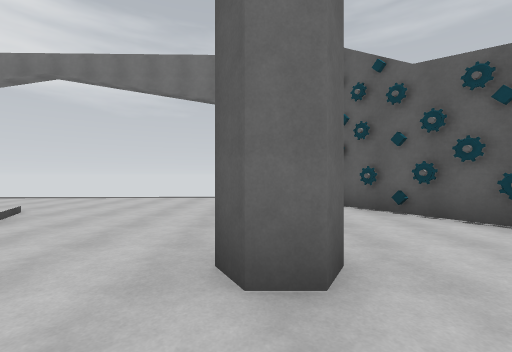
View 1 (above)

22 first-person views from a walk through a 3-D level made in the Unity game engine. The camera is 1.4 m above the floor, looks level and sees 90° across. The floor is counted in squares, 2 m on a side. Each view is taken from the middle of a square. On the plan, view 1 faces up. The plan holds only what a view shows up to about 9 squares ahead; the rest is blank. The place goes on beyond the plan.

View 2
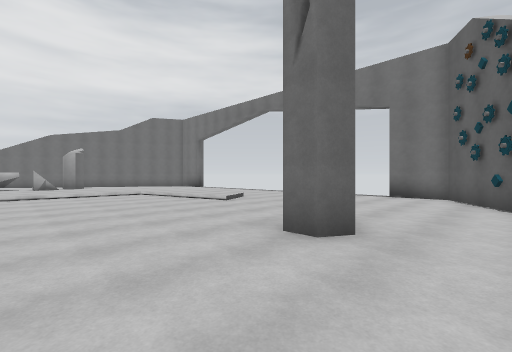

View 3
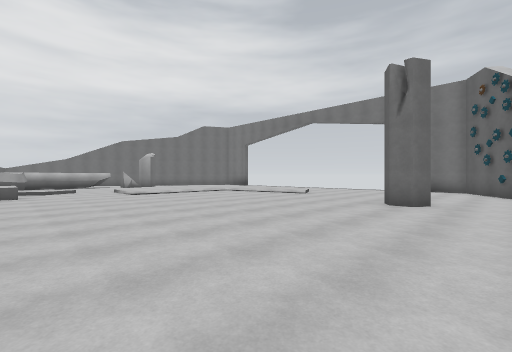

View 4
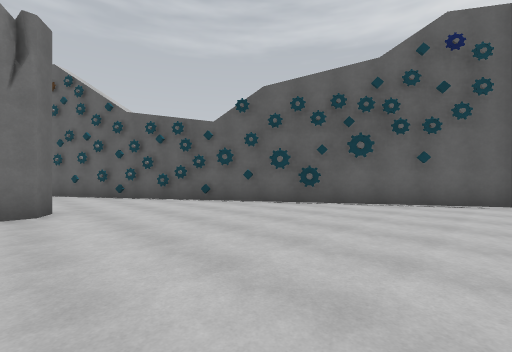

View 5
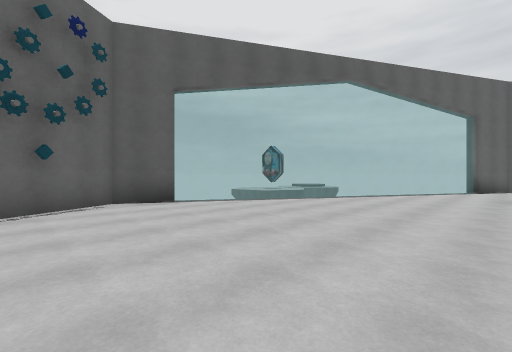

View 6
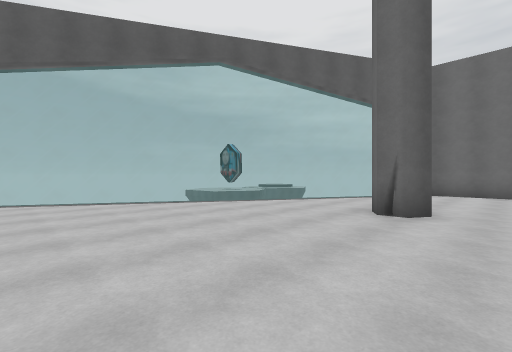

View 7
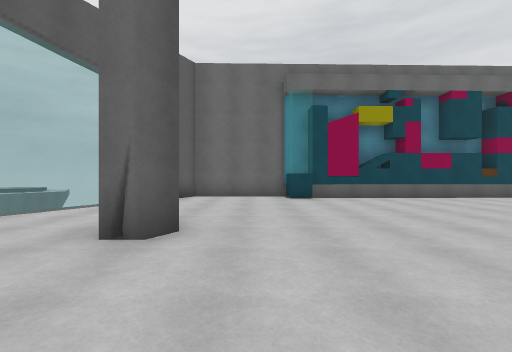

View 8
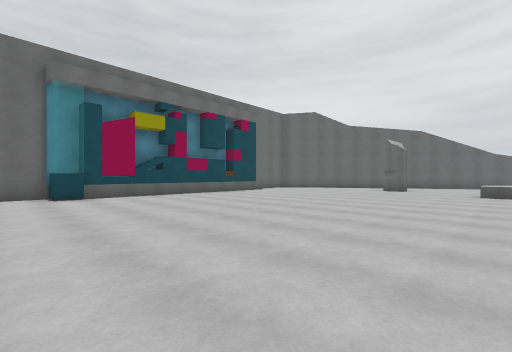

View 9
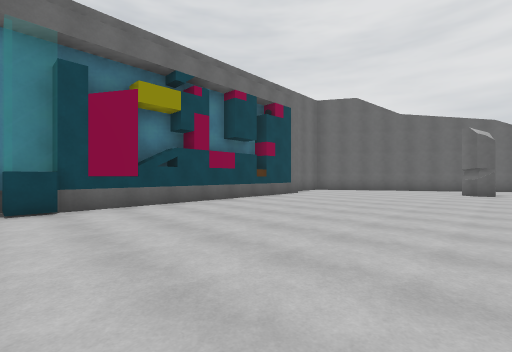

View 10
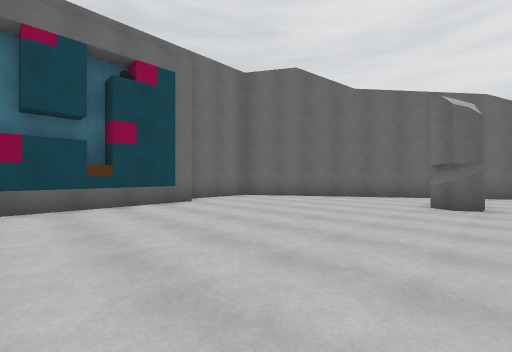

View 11
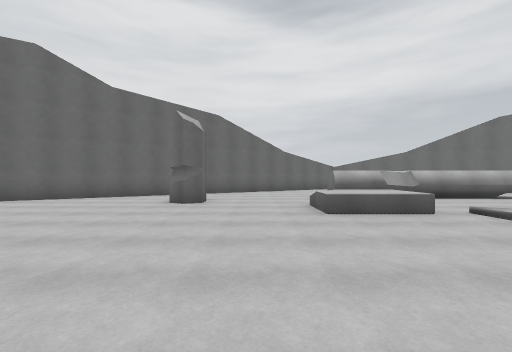

View 12
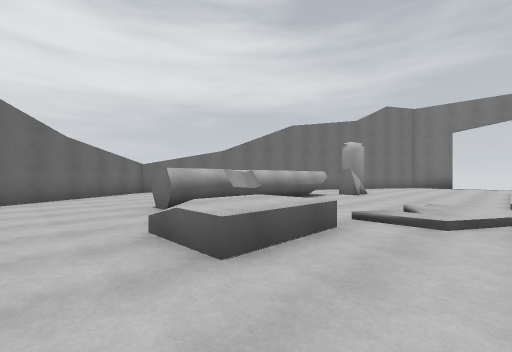

View 13
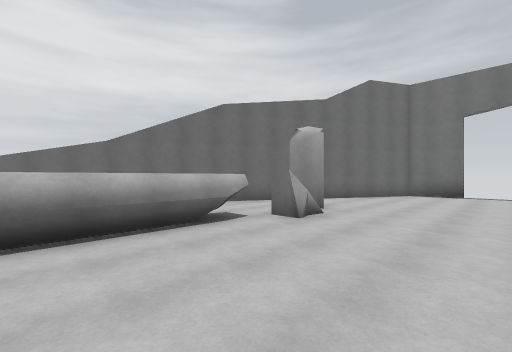

View 14
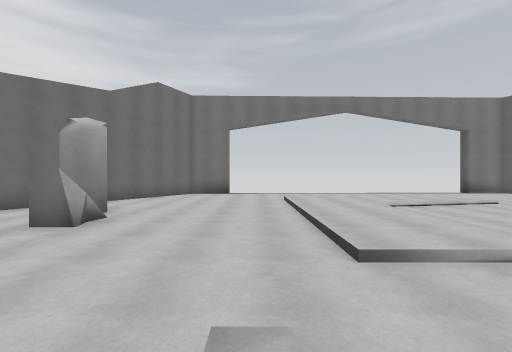

View 15
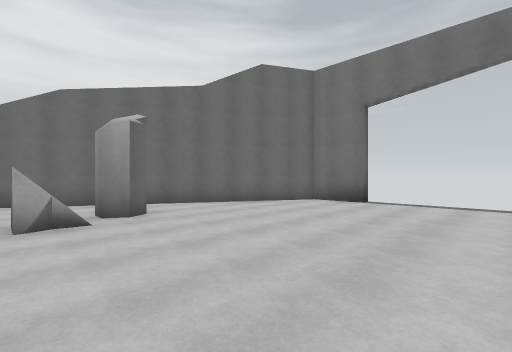

View 16
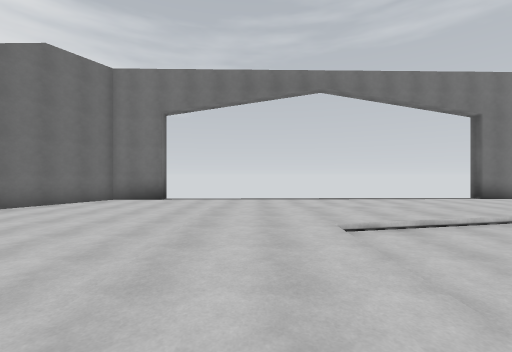

View 17
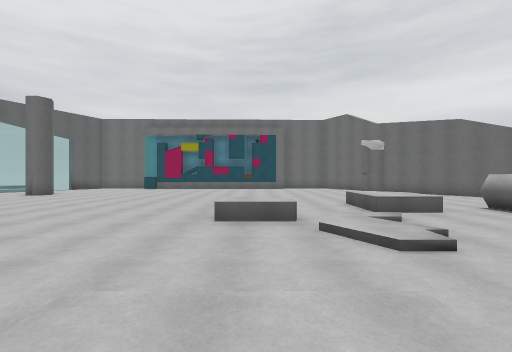

View 18
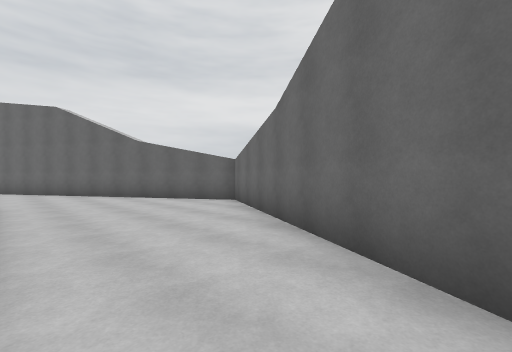

View 19
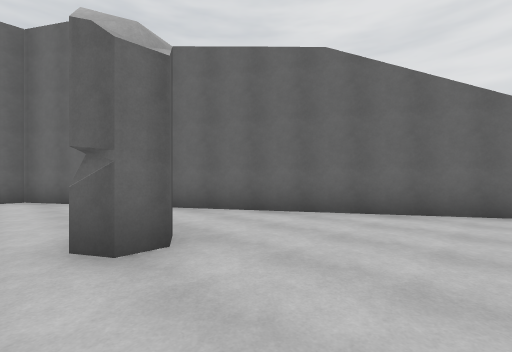

View 20
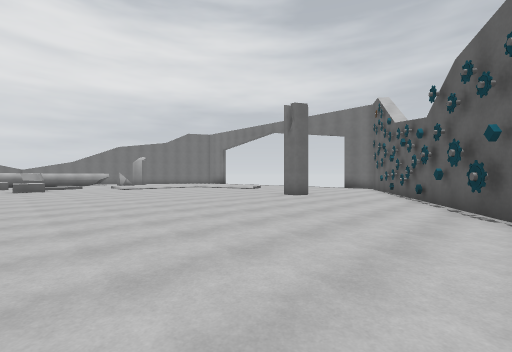

View 21
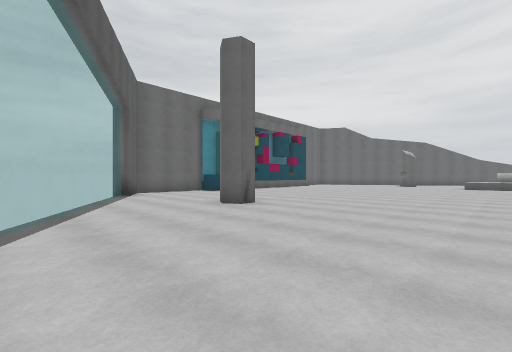

View 22
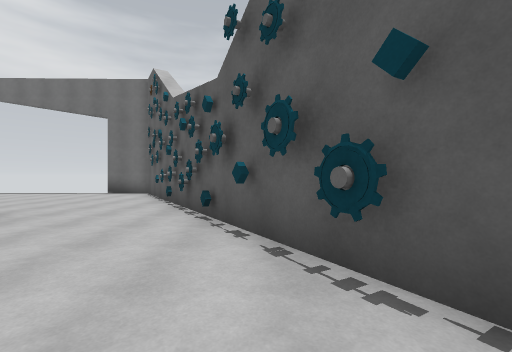

### Floor plan
Key: @ floor where view 1 was taken; # wall or solid block; x gap in a wall; . main floor; : floor 0.25 m higher than the main floor; + floor 0.75 m higher than the main floor; / step, stairs or slope; = window, fence, low wall or low ledge; ^ raised ledge; P pillar; O other object.
Columns run from 21 left of view 1 to 8 right of it. Each row starts with its distance up from view 1.
  9                     x
  8       ###............###
  7       #................#
  6      ##................##
  5      #.....//////.......##
  4     ##...../:::::/.......#
  3     #....../:///.........O
  2    ##.P..../:/.......P...O#
  1   ##.../.../:/............#
  0   #....#.../:/.......@.....O
 -1  ##...#..../:/..............#
 -2  #....#.....................##
 -3 ##....#.../..................#
 -4 #.....#...//.................#
 -5 #.....#..///^................#
 -6 ##....#.+/...................=
 -7  #......==..................=#
 -8  ##........................==
 -9   #........................=#
-10   ##......................==
-11    ##..P.............#....=#
-12     #....................==
-13     ##...................=#
-14      #..................==
-15      ##.................=#
-16       ##.......####=...=#
-17        ######### #######

Positions as (right, up) in squares from view 1, and headings:
1: (0, 0), facing up
2: (2, -1), facing up-left
3: (2, -5), facing up-left
4: (0, -4), facing up-right
5: (1, -2), facing down-right
6: (-1, -6), facing down-right
7: (-1, -8), facing down
8: (-1, -7), facing down-left
9: (-2, -10), facing down-left
10: (-7, -10), facing down-left
11: (-7, -9), facing left
12: (-10, -9), facing up-left
13: (-11, -4), facing up-left
14: (-11, -4), facing up
15: (-9, 0), facing up-left
16: (-9, -1), facing up
17: (-9, 0), facing down
18: (-16, 1), facing down-left
19: (-13, -8), facing down-left
20: (6, -6), facing up-left
21: (5, -6), facing down-left
22: (5, -2), facing up
